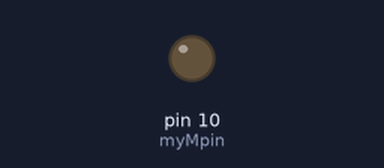
This sketch was run on a simulated Arduino Uno, built with avr-gcc and run on an emulated ATmega328P. Parts: output pins drawn as LEDs (lit = HIGH).

Above: at 1.7 s.
At 4.5 s:
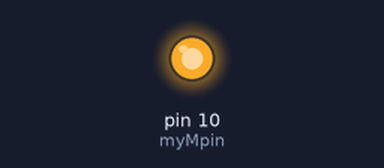
Timing chart, 0 to 10.4 s (numbered marks = the images above):
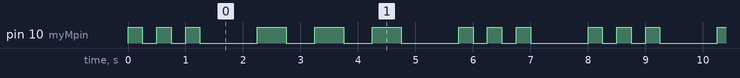

The sketch:

Morse.ino
```cpp
int dit = 250;
int dah = 500;
int longD = 1000;
int shortD = 150;
int myMpin = 10;


void setup(){
  pinMode(myMpin,OUTPUT);
  }

void loop(){
  digitalWrite(myMpin, HIGH);
  delay(dit);
  digitalWrite(myMpin, LOW);
  delay(dit);
  digitalWrite(myMpin, HIGH);
  delay(dit);
  digitalWrite(myMpin, LOW);
  delay(dit);
  digitalWrite(myMpin, HIGH);
  delay(dit);
  digitalWrite(myMpin, LOW);
  delay(longD);


  digitalWrite(myMpin, HIGH);
  delay(dah);
  digitalWrite(myMpin, LOW);
  delay(dah);
  digitalWrite(myMpin, HIGH);
  delay(dah);
  digitalWrite(myMpin, LOW);
  delay(dah);
  digitalWrite(myMpin, HIGH);
  delay(dah);
  digitalWrite(myMpin, LOW);
  delay(longD);


  digitalWrite(myMpin, HIGH);
  delay(dit);
  digitalWrite(myMpin, LOW);
  delay(dit);
  digitalWrite(myMpin, HIGH);
  delay(dit);
  digitalWrite(myMpin, LOW);
  delay(dit);
  digitalWrite(myMpin, HIGH);
  delay(dit);
  digitalWrite(myMpin, LOW);
  delay(longD);

  }
```

Measured:
- by itself, pin 10 (myMpin): repeats every 8.0 s: 2 × (LOW 0.25 s, HIGH 0.25 s), LOW 1.0 s, 2 × (HIGH 0.50 s, LOW 0.50 s), HIGH 0.50 s, LOW 1.0 s, 2 × (HIGH 0.25 s, LOW 0.25 s), HIGH 0.25 s, LOW 1.0 s, HIGH 0.25 s
- by itself, everything shown: repeats every 8.0 s, in 18 steps
